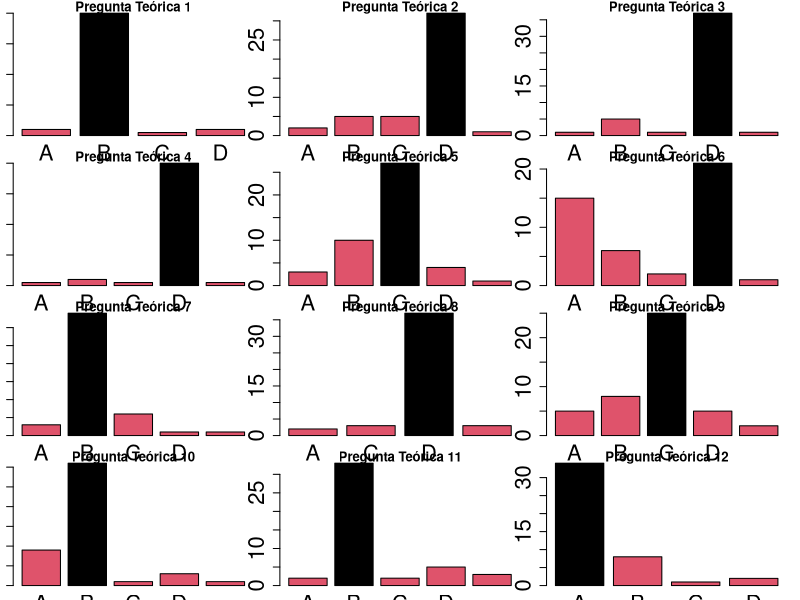
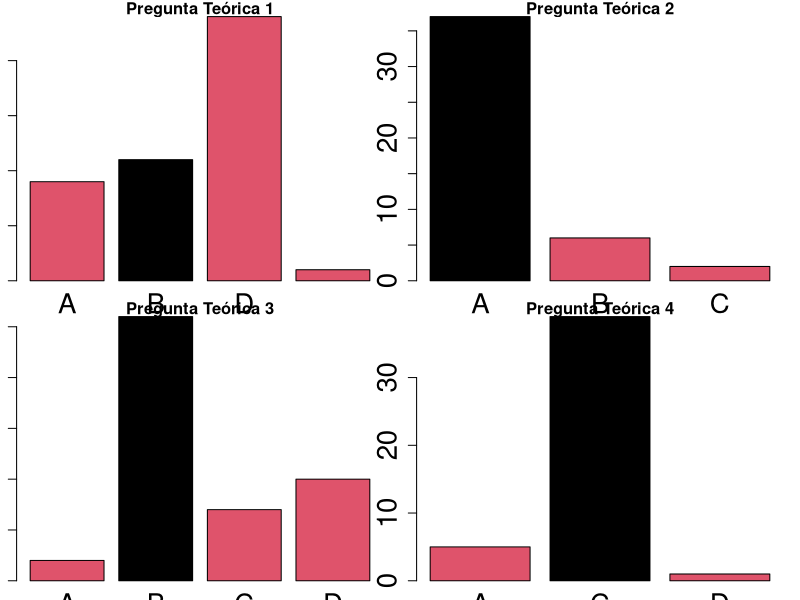
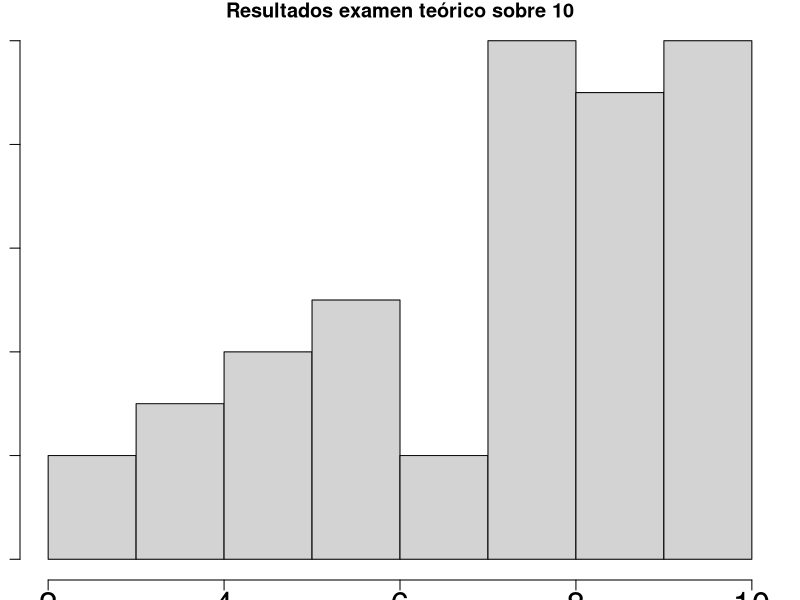
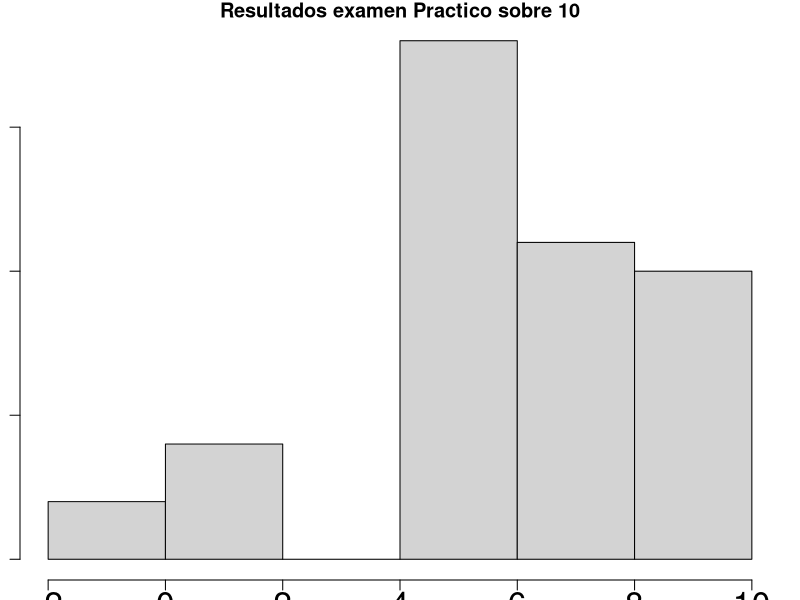
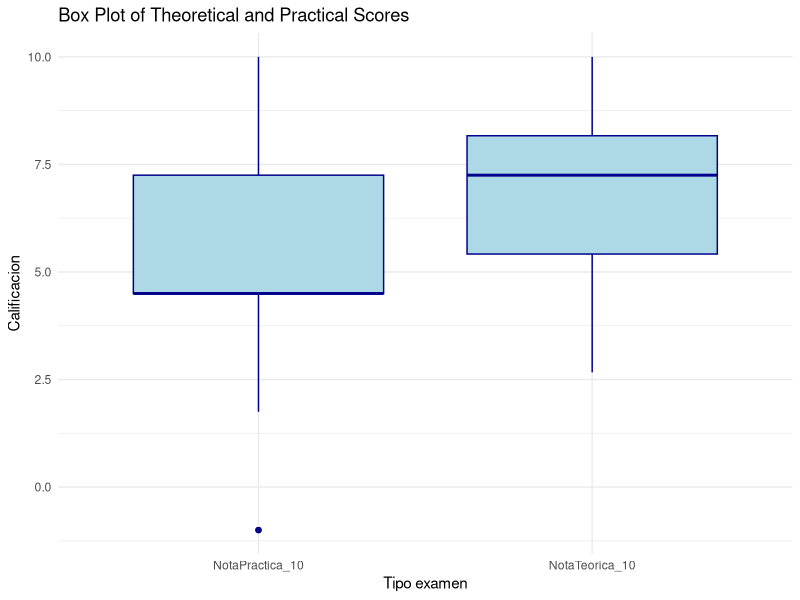
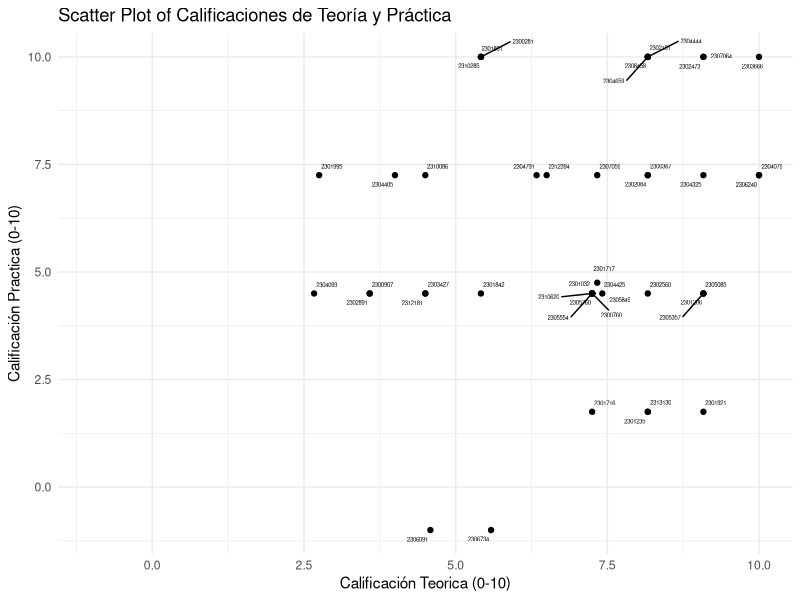

These figures' R source, in order:
library(readxl)
library(dplyr)
library(tidyr)
library(ggplot2)
library(stringr)
library(lubridate)

# Set the working directory to the location of the current script
setwd(dirname(rstudioapi::getActiveDocumentContext()$path))
getwd()
# Read the Excel file into a data frame
data <- read_excel("Notas_Parcial1.xlsx", sheet="Parcial 1")
# Replace spaces with hyphens in column names
colnames(data) <- c("Alumno","PT1","PT2","PT3","PT4","PT5","PT6",
                    "PT7","PT8","PT9","PT10","PT11","PT12",
                    "PP1","PP2","PP3","PP4", 
                    "NotaTeorica_12","NotaPractica_4","NotaTeorica_10","NotaPractica_10")

# Remove row 1
data= data[-1,]
# remove no presentados ,transform data
data= subset(data, NotaTeorica_12 != 0)
str(data)
data$NotaTeorica_12 = as.double(data$NotaTeorica_12,round=3)
data$NotaPractica_4 = as.double(data$NotaPractica_4,round=3)
data$NotaTeorica_10 = as.double(data$NotaTeorica_10,round=3)
data$NotaPractica_10=as.double(data$NotaPractica_10, round=3)


#Plantilla de resultados
Plantilla=as.vector(c("B",	"D",	"D",	"D",	"C",	"D",	"B",	"D",	"C","B",	"B",	"A",	# Preguntas teóricas
                      "B",	"A",	"B",	"C")) # Preguntas prácticas


#### Analisis por preguntas ####
# Use apply to create all contingency tables
pt_cols <- select(data, starts_with("PT"))
pp_cols <- select(data, starts_with("PP"))
contingency_tables_pt <- apply(X=pt_cols, 
                               MARGIN=2,
                               FUN= table, 
                               useNA= "ifany")
contingency_tables_pp <- apply(X=pp_cols, 
                               MARGIN=2,
                               FUN= table, 
                               useNA= "ifany")

#### Visualize per question ######
#Screen for 12 theoretical questions + 4 practical questions
#Mark the right question
colorines <- data.frame(
  A =  factor(sample(c("green", "grey"), 16, replace = TRUE)),
  B = factor(sample(c("green", "grey"), 16, replace = TRUE)),
  C = factor(sample(c("green", "grey"), 16, replace = TRUE)),
  D = factor(sample(c("green", "grey"), 16, replace = TRUE))
)
colorines[1,]= c("grey", "green","grey","grey")
colorines[2,]= c("grey", "grey","grey","green")
colorines[3,]= c("grey", "grey","grey","green")
colorines[4,]= c("grey", "grey","grey","green")
colorines[5,]= c("grey", "grey","green","grey")
colorines[6,]= c("grey", "grey","grey","green")
colorines[7,]= c("grey", "green","grey","grey")
colorines[8,]= c("grey", "grey","green","grey") # No B answers
colorines[9,]= c("grey", "grey","green","grey")
colorines[10,]= c("grey", "green","grey","grey")
colorines[11,]= c("grey", "green","grey","grey")
colorines[12,]= c("green", "grey","grey","grey")
colorines[13,]= c("grey","green","grey","grey")
colorines[14,]= c("green", "grey","grey","grey")
colorines[15,]= c("grey", "green","grey","grey")
colorines[16,]= c("grey","green","grey", "grey") # No B answers

# Set up the plotting area as a 4x3 matrix
par(mfrow = c(4, 3),cex.axis =2)
par(mar=c(1,1,1,1))
# Loop through each question and create a barplot
for (i in 1:12) {
  barplot(contingency_tables_pt[[i]], 
          main = paste("Pregunta Teórica", i),
          xlab = dimnames(contingency_tables_pt[[i]]),
          col= as.character(colorines[i,])
  )
}

# Set up the plotting area as a 2x2 matrix
par(mfrow = c(2, 2), cex.axis =2)
par(mar=c(1,1,1,1))
# Loop through each question and create a barplot
for (i in 1:4) {
  barplot(contingency_tables_pp[[i]], 
          main = paste("Pregunta Teórica", i),
          xlab =  dimnames(contingency_tables_pp[[i]]),
          col= as.character(colorines[12+i,])
  )
}
# Reset to default single plot layout
par(mfrow = c(1, 1))

#### Visualize total alumni ######
hist(data$NotaTeorica_10, main = "Resultados examen teórico sobre 10")
hist(data$NotaPractica_10 , main = "Resultados examen Practico sobre 10")

#Transform data
# Create the box plot for nota teorica
# Transform data to long format
data_long <- pivot_longer(data[,20:21], cols = everything(), names_to = "Variable", values_to = "Value")

# Create box plot for both scores
ggplot(data_long, aes(x = Variable, y = Value)) +
  geom_boxplot(fill = "lightblue", color = "darkblue") +
  labs(title = "Box Plot of Theoretical and Practical Scores",
       x = "Tipo examen",
       y = "Calificacion") +
  theme_minimal()


#Bivariate analysis
cov(data$NotaTeorica_10,data$NotaPractica_10)
cor(data$NotaTeorica_10,data$NotaPractica_10)

#install.packages("ggrepel")
library(ggrepel)
ggplot(data = data, aes(x=NotaTeorica_10,y=NotaPractica_10,label = Alumno)) + 
  geom_point()+
  geom_text_repel(max.overlaps=45, size=1.5) + # Use geom_text_repel for better label positioning
  #             geom_text(aes(label = Alumno),size=3, angle = 45,vjust = -1) + # Adjust vjust as needed for better positioning of labels
  xlim(-1, 10) +
  ylim(-1, 10) +
  labs(title = "Scatter Plot of Calificaciones de Teoría y Práctica",
       x = "Calificación Teorica (0-10)",
       y = "Calificación Practica (0-10)") +
  theme_minimal()
   
   
#### Analisis respuestas en blanco ######
data$NA_Count <- apply(data, 1, function(x) sum(is.na(x)))
data[data$NA_Count !=0,c(1,22)]
